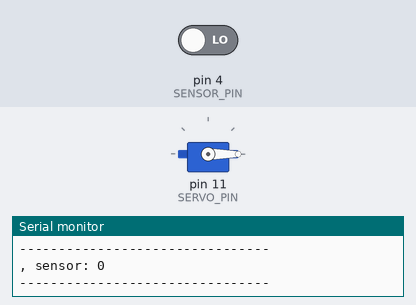
This sketch was run on a simulated Arduino Uno, built with avr-gcc and run on an emulated ATmega328P. Shown: servo, the last lines printed to the serial monitor. The test bench sets the inputs (shaded band); at power-on: pin 4 (SENSOR_PIN) LOW.

Above: at 1.3 s.
1.4 s: pin 4 (SENSOR_PIN) driven HIGH
At 1.8 s:
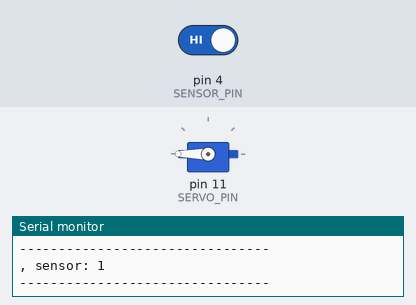
3.0 s: pin 4 (SENSOR_PIN) driven LOW
At 4.3 s:
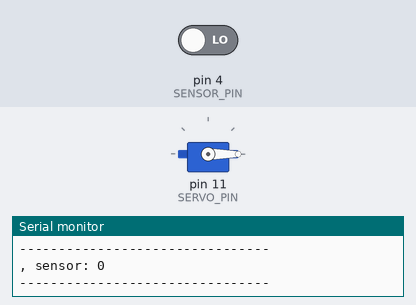
Timing chart, 0 to 6.0 s (numbered marks = the images above; inputs shaded):
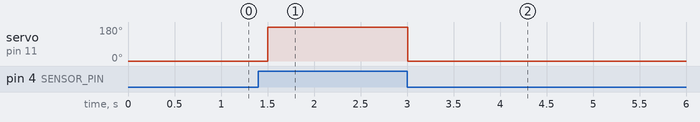

Measured:
- after the input at 1.4 s, servo on pin 11 (SERVO_PIN): 0° → 180° after 0.10 s
- after the input at 3.0 s, servo on pin 11 (SERVO_PIN): 180° → 0° at once

The sketch:

servo_sensor.ino
```cpp
#include <Servo.h> //используем библиотеку для работы с сервоприводом

#define SERVO_PIN                  11

#define SENSOR_PIN                 4

#define TIME_PUB_PERIOD_MS         500  // интервал публикации значений

unsigned long last_time_pub; // время последней публикации

Servo arm; //объявляем переменную arm типа Servo
bool state_sensor = false;

void setup(){
  arm.attach(SERVO_PIN);
  pinMode(SENSOR_PIN, INPUT);

  Serial.begin(115200);
}

void loop(){
  unsigned long t = millis() - last_time_pub;

  // проверяем нужно ли публиковать
  if (t > TIME_PUB_PERIOD_MS) {
    state_sensor = digitalRead(SENSOR_PIN);

    Serial.print(", sensor: ");
    Serial.println(state_sensor);

    Serial.println("--------------------------------");
    last_time_pub = millis(); // фиксируем время последней публикации
  }
  setArm(state_sensor);
}

void setArm(bool value){
  if(value == true)
  {
    arm.write(180); //ставим вал под 0
  }
  else
  {
    arm.write(0); //ставим вал под 0
  }
}
```
